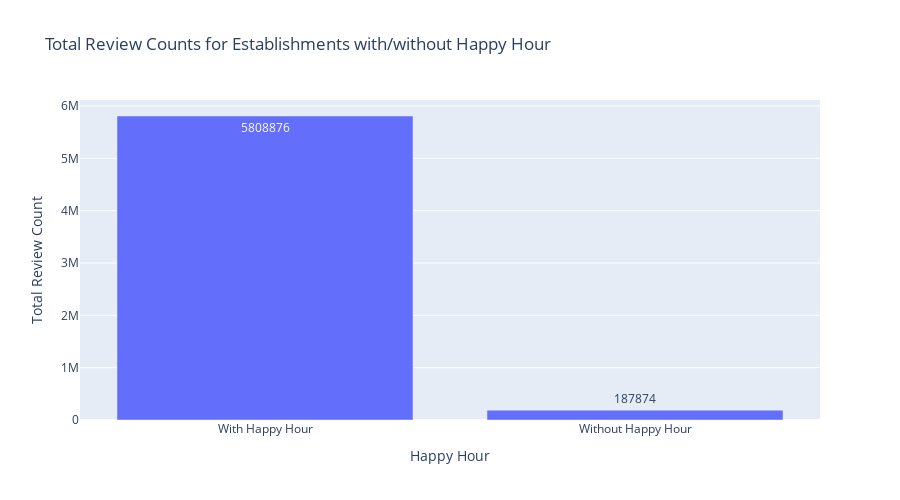

Source (notebook cell):
### Markdown cell above
## Q3 Investigate differences in food establishments with/without a Happy Hourusing an appropriate visualization.

### Code cell
business_data['has_happy_hour'] = business_data['attributes.HappyHour'].astype(str).str.lower()
# Filter data for establishments with and without Happy Hour
with_happy_hour = business_data[business_data['has_happy_hour'] == 'true']
without_happy_hour = business_data[business_data['has_happy_hour'] == 'false']
# Create an interactive bar plot using Plotly Express
fig = px.bar(x=['With Happy Hour', 'Without Happy Hour'],
             y=[with_happy_hour['review_count'].sum(), without_happy_hour['review_count'].sum()],
             labels={'x': 'Happy Hour', 'y': 'Total Review Count'},
             title='Total Review Counts for Establishments with/without Happy Hour',
             text=[with_happy_hour['review_count'].sum(), without_happy_hour['review_count'].sum()],
             height=500)
# Show the plot
fig.show()

### Figure 1 — Plotly figure (JSON) as saved in the notebook; plotly's stock layout.template omitted (floating-point values rounded to 4 significant figures)
{"data": [{"alignmentgroup": "True", "hovertemplate": "Happy Hour=%{x}<br>Total Review Count=%{y}<br>text=%{text}<extra></extra>", "legendgroup": "", "marker": {"color": "#636efa", "pattern": {"shape": ""}}, "name": "", "offsetgroup": "", "orientation": "v", "showlegend": false, "text": [5808876, 187874], "textposition": "auto", "type": "bar", "x": ["With Happy Hour", "Without Happy Hour"], "xaxis": "x", "y": [5808876, 187874], "yaxis": "y"}], "layout": {"barmode": "relative", "height": 500, "legend": {"tracegroupgap": 0}, "title": {"text": "Total Review Counts for Establishments with/without Happy Hour"}, "xaxis": {"anchor": "y", "domain": [0, 1], "title": {"text": "Happy Hour"}}, "yaxis": {"anchor": "x", "domain": [0, 1], "title": {"text": "Total Review Count"}}}}
